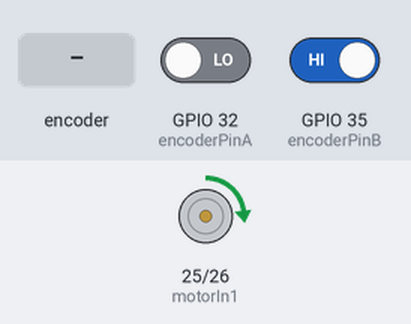
A sketch run on a simulated ESP32. On the bench: motor-driver pin pairs drawn as motors (green arrow = first pin HIGH = forward, orange = second pin HIGH = backward, longer = more drive, scaled by the enable pin). The inputs (shaded band) are chosen by the test bench; at power-on: GPIO 32 (encoderPinA) LOW, GPIO 35 (encoderPinB) HIGH. What the sketch prints to the serial monitor is not drawn.

Above: at 1.2 s.
1.3 s: rotary encoder on GPIO 32 (encoderPinA) / GPIO 35 (encoderPinB) turned 3 steps (first pin leading)
Timing chart, 0 to 34.4 s (numbered marks = the images above; inputs shaded):
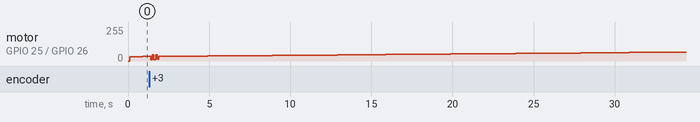

The sketch:

superTwisteable.ino
```cpp
// Pines
const int motorPWM = 33;  // Pin PWM para controlar la velocidad del motor (ENB)
const int motorIn1 = 25;  // Pin IN1 del L298N
const int motorIn2 = 26;  // Pin IN2 del L298N
const int encoderPinA = 32;  // Pin A del encoder
const int encoderPinB = 35;  // Pin B del encoder

// Variables del encoder
volatile int encoderCount = 0;
int lastEncoderCount = 0;
unsigned long lastTime = 0;
float currentSpeed = 0.0;

// Variables del control
float setpoint = 11.0;  // Velocidad deseada (en pulsos por segundo)
float u = 0.0;  // Señal de control
float integralSignE = 0.0;  // Integral del signo del error
float lastError = 0.0;

// Parámetros del controlador Super-Twisting
float k_ps = 10.0;  // Ganancia proporcional del Super-Twisting
float k_is = 1.0;  // Ganancia integral del Super-Twisting

void setup() {
  Serial.begin(115200);

  // Configuración de pines
  pinMode(motorPWM, OUTPUT);
  pinMode(motorIn1, OUTPUT);
  pinMode(motorIn2, OUTPUT);
  pinMode(encoderPinA, INPUT);
  pinMode(encoderPinB, INPUT);

  // Configuración de interrupciones del encoder
  attachInterrupt(digitalPinToInterrupt(encoderPinA), updateEncoder, CHANGE);
  attachInterrupt(digitalPinToInterrupt(encoderPinB), updateEncoder, CHANGE);
}

void loop() {
  // Calcular la velocidad del motor en pulsos por segundo
  unsigned long currentTime = millis();
  unsigned long elapsedTime = currentTime - lastTime;

  if (elapsedTime >= 100) {  // Actualización de velocidad cada 100 ms
    currentSpeed = (encoderCount - lastEncoderCount) * (1000.0 / elapsedTime);
    lastEncoderCount = encoderCount;
    lastTime = currentTime;

    // Calcular el error
    float error = setpoint - currentSpeed;

    // Primer término: k_ps * |e|^1/2 * sign(e)
    float term1 = k_ps * sqrt(abs(error)) * sign(error);

    // Segundo término: k_is * integral(sign(e) dt)
    integralSignE += sign(error) * (elapsedTime / 1000.0);  // Integral con respecto al tiempo
    float term2 = k_is * integralSignE;

    // Señal de control
    u = term1 + term2;

    // Saturar la señal de control a los valores de PWM (0-255)
    int pwmValue = constrain(abs(u), 0, 255);

    // Controlar la dirección del motor
    if (u > 0) {
      digitalWrite(motorIn1, HIGH);
      digitalWrite(motorIn2, LOW);  // Motor hacia adelante
    } else {
      digitalWrite(motorIn1, LOW);
      digitalWrite(motorIn2, HIGH);  // Motor hacia atrás
    }

    // Aplicar la señal PWM al motor
    analogWrite(motorPWM, pwmValue);

    // Mostrar información en el monitor serial
    Serial.print("Velocidad actual: ");
    Serial.print(currentSpeed);
    Serial.print("  Setpoint: ");
    Serial.print(setpoint);
    Serial.print("  PWM: ");
    Serial.println(pwmValue);
  }
}

// Función de interrupción para el encoder
void updateEncoder() {
  int stateA = digitalRead(encoderPinA);
  int stateB = digitalRead(encoderPinB);

  // Incrementar o decrementar el contador en función de la dirección del encoder
  if (stateA == stateB) {
    encoderCount++;
  } else {
    encoderCount--;
  }
}

// Función signo
int sign(float x) {
  if (x > 0) return 1;
  else if (x < 0) return -1;
  else return 0;
}
```
